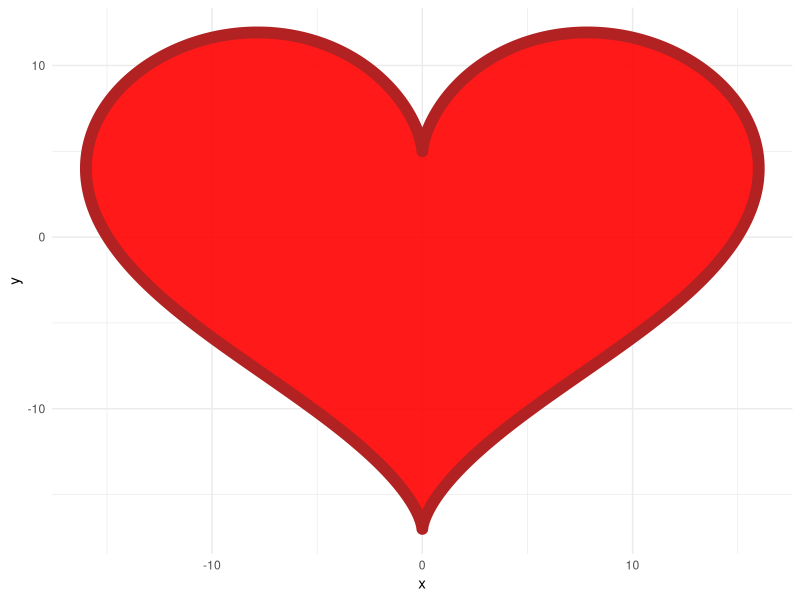

Reproduce this figure in R.
# Originalmente del Post de Randhyll Cho
# https://rpubs.com/RandhyllCho/250112

# Libreria
library(ggplot2)

# Funciones propias
x <-  function(t) 16 * sin(t)^3
y <- function(t) 13*cos(t) - 5*cos(2*t) - 2*cos(3*t) - cos(4*t)

# Generamos una base de datos
dat <- data.frame(t = seq(0, 2*pi, by = 0.01))

# Coordenadas a partir de las funciones propias
dat$y <- y(dat$t)
dat$x <- x(dat$t)

# Ploteo del corazón
heart <- ggplot(dat, aes(x,y)) +
  geom_polygon(fill = "red", 
               col = "firebrick", 
               alpha = 0.9, 
               size = 4) +
  theme_minimal() 

heart
